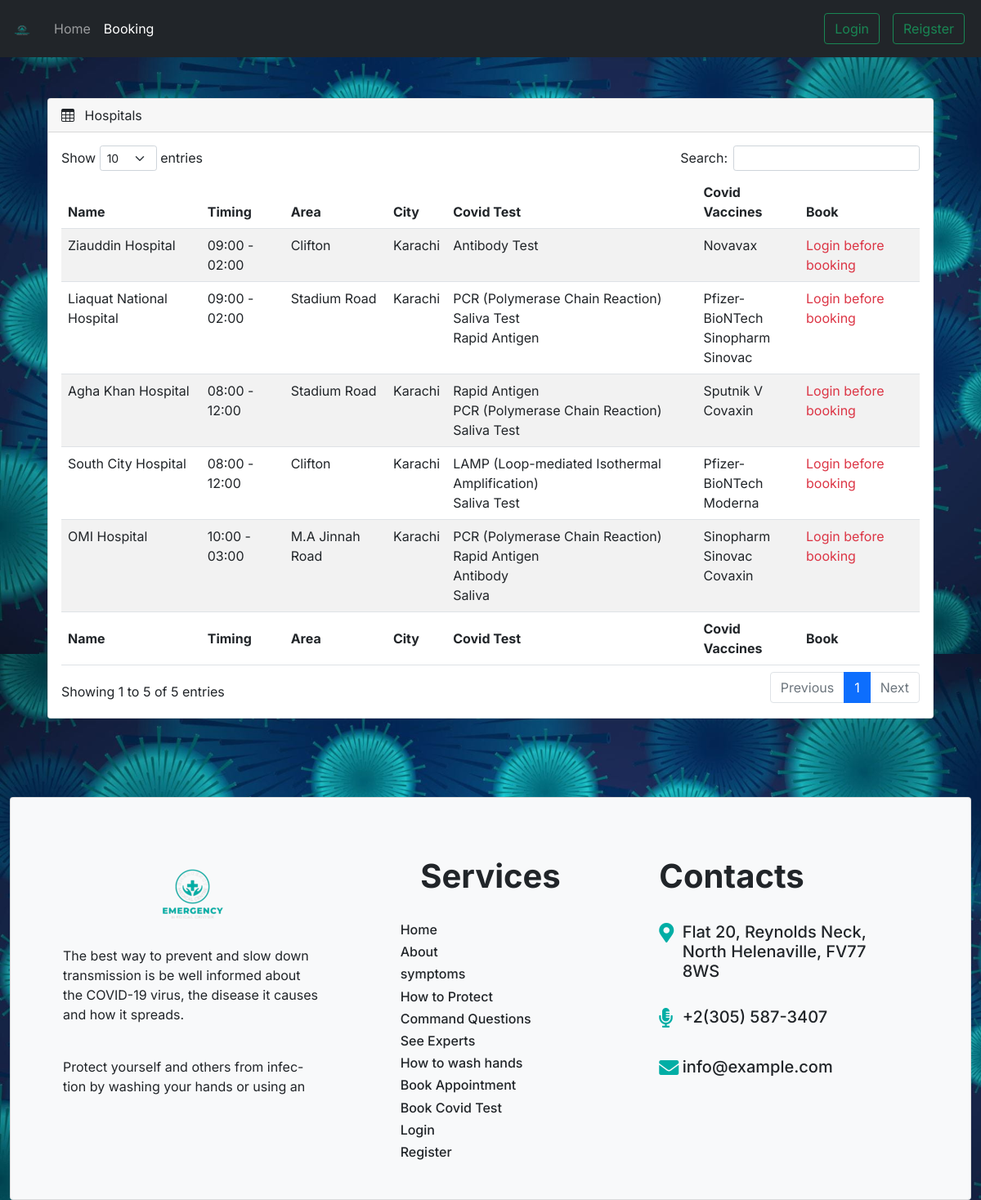
/hospitals/index.php, run on the app's committed database.
### tables this page shows
CREATE TABLE IF NOT EXISTS `hospitals` (
  `hospital_id` int(11) NOT NULL AUTO_INCREMENT,
  `hospital_name` varchar(50) NOT NULL DEFAULT 'No Name Specified',
  `timing` varchar(50) NOT NULL DEFAULT 'No Timing Specified',
  `area` varchar(50) NOT NULL DEFAULT 'No City Specified',
  `city` varchar(50) NOT NULL DEFAULT 'No Area Specified',
  PRIMARY KEY (`hospital_id`)
);

CREATE TABLE IF NOT EXISTS `available_test` (
  `id` int(11) NOT NULL AUTO_INCREMENT,
  `hospital_id` int(11) DEFAULT 0,
  `test_type` varchar(50) DEFAULT NULL,
  PRIMARY KEY (`id`),
  KEY `hospital_id_available_test` (`hospital_id`),
  CONSTRAINT `hospital_id_available_test` FOREIGN KEY (`hospital_id`) REFERENCES `hospitals` (`hospital_id`)
);

CREATE TABLE IF NOT EXISTS `available_vaccine` (
  `id` int(11) NOT NULL AUTO_INCREMENT,
  `hospital_id` int(11) DEFAULT 0,
  `vaccine_type` varchar(50) DEFAULT NULL,
  `vaccine_quantity` int(11) DEFAULT 0,
  `vaccine_color` varchar(50) DEFAULT 'primary',
  PRIMARY KEY (`id`) USING BTREE,
  KEY `hospital_id_available_vaccine` (`hospital_id`) USING BTREE,
  CONSTRAINT `hospital_id_available_vaccine` FOREIGN KEY (`hospital_id`) REFERENCES `hospitals` (`hospital_id`)
);

### hospitals/index.php (the view, shortened to what the rows shown need)
<?php
require('../config.php');
$data = '';
$test  = [];
$vaccine = [];
$connection = mysqli_connect($config['DB_URL'], $config['DB_USERNAME'], $config['DB_PASSWORD'], $config['DB_DATABASE']);
if ($connection) {
    $query = "SELECT * FROM hospitals";
    $query2 = "SELECT *
    FROM hospitals
    LEFT OUTER JOIN available_test ON hospitals.hospital_id = available_test.hospital_id
    LEFT OUTER JOIN available_vaccine ON hospitals.hospital_id = available_vaccine.hospital_id;";
    $result2 = mysqli_query($connection, $query2);
    $total2  = mysqli_num_rows($result2);
    if ($total2 >= 1) {
        while ($row = mysqli_fetch_assoc($result2)) {
            if (!isset($test[$row['hospital_id']])) {
                $test[$row['hospital_id']] = [];
            }
            if (!isset($vaccine[$row['hospital_id']])) {
                $vaccine[$row['hospital_id']] = [];
            }
            if ($row['test_type'] != NULL) {
                if (!isset($test[$row['hospital_id']][$row['test_type']])) {
                    $test[$row['hospital_id']][$row['test_type']] = [];
                    $test[$row['hospital_id']][$row['test_type']] = true;
                    if (!isset($test[$row['hospital_id']]['data'])) {
                        $test[$row['hospital_id']]['data'] = '';
                    }
                    $test[$row['hospital_id']]['data'] .= $row['test_type'] . "<br>";
                }
            }
            if ($row['vaccine_type'] != NULL) {
                if (!isset($vaccine[$row['hospital_id']][$row['vaccine_type']])) {
                    $vaccine[$row['hospital_id']][$row['vaccine_type']] = [];
                    $vaccine[$row['hospital_id']][$row['vaccine_type']] = true;
                    if (!isset($vaccine[$row['hospital_id']]['data'])) {
                        $vaccine[$row['hospital_id']]['data'] = '';
                    }
                    $vaccine[$row['hospital_id']]['data'] .= $row['vaccine_type'] . "<br>";
                }
            }
        }
    }
    $result = mysqli_query($connection, $query);
    $total  = mysqli_num_rows($result);
    if ($total >= 1) {
        while ($row = mysqli_fetch_assoc($result)) {
            $data .= '<tr>
                <td>' . $row['hospital_name'] . '</td>
                <td>' . $row['timing'] . '</td>
                <td>' . $row['area'] . '</td>
                <td>' . $row['city'] . '</td>
                <td>' . ((isset($test[$row['hospital_id']])) ? $test[$row['hospital_id']]['data'] : 'Test type not available') . '</td>
                <td>' . ((isset($vaccine[$row['hospital_id']])) ? $vaccine[$row['hospital_id']]['data'] : 'Vaccine type not available') . '</td>
                <td>';
            if (isset($_SESSION['isloggedin'])) {
                if ($_SESSION['Verified']) {
                    $data .= '<form method="post">
                    <div class="d-grid gap-2">
                        <input type="text" class="d-none" name="id" value="' . $row['hospital_id'] . '">
                        <input type="submit" value="Appointment" class="btn btn-outline-danger" name="Appointment">
                    </div>
                </form>
                <form method="post">
                    <div class="d-grid gap-2">
                        <input type="text" class="d-none" name="id" value="' . $row['hospital_id'] . '">
                        <input type="submit" value="Test" class="btn btn-outline-primary" name="Test">
                    </div>
                </form>
                <form method="post">
                    <div class="d-grid gap-2">
                        <input type="text" class="d-none" name="id" value="' . $row['hospital_id'] . '">
                        <input type="submit" value="Vaccination" class="btn btn-outline-success" name="Vaccination">
                    </div>
                </form>';
                } else {
                    $data .= '<span class="text-danger">verify before booking</span>';
                }
            } else {
                $data .= '<span class="text-danger">Login before booking</span>';
            }
            $data .= '</td>
            </tr>';
        }
    }
}
?>
<!DOCTYPE html>
<html lang="en">
<head>
    <link href="https://cdn.jsdelivr.net/npm/bootstrap@5.1.3/dist/css/bootstrap.min.css" rel="stylesheet">
    <link rel="stylesheet" href="https://use.fontawesome.com/releases/v5.2.0/css/all.css" />
    <link rel="stylesheet" href="<?php echo $config['URL'] ?>/assets/css/global.css">
    <link rel="stylesheet" href="https://cdn.jsdelivr.net/npm/bootstrap-icons@1.4.1/font/bootstrap-icons.css" />
    <link rel="stylesheet" href="<?php echo $config['URL'] ?>/vendor/data_tables/dataTables.bootstrap5.min.css">
    <link rel="stylesheet" href="<?php echo $config['URL'] ?>/assets/css/dash.css">
</head>
<?php
if ($config['STATIC_BACKGROUND']) {
?>
    <body style="background-color: <?php echo $config['THEME_COLOR'] ?>;">
    <?php
} else {
    ?>
        <body background="<?php echo $config['URL'] ?>/assets/image/pics/background.jpg">
        <?php
    }
        ?>
        <br>
        <br>
        <br>
        <div class="container mt-5">
            <div class="card ms-3 me-3">
                <div class="card-body">
                    <div class="table-responsive ">
                        <table id="example" class="table  table-striped data-table" style="width: 100%">
                            <thead>
                                <tr>
                                    <th>Name</th>
                                    <th>Timing</th>
                                    <th>Area</th>
                                    <th>City</th>
                                    <th>Covid Test</th>
                                    <th>Covid Vaccines</th>
                                    <th>Book</th>
                                </tr>
                            </thead>
                            <tbody>
                                <?php
                                echo $data;
                                ?>
                            </tbody>
                            <tfoot>
                                <tr>
                                    <th>Name</th>
                                    <th>Timing</th>
                                    <th>Area</th>
                                    <th>City</th>
                                    <th>Covid Test</th>
                                    <th>Covid Vaccines</th>
                                    <th>Book</th>
                                </tr>
                            </tfoot>
                        </table>
                    </div>
                </div>
            </div>
        </div>
        <br>
        <br>
        <div class="container-fluid mt-4">
            <div class="card p-3 bg-light  mt-5">
                <div class="row row-cols-1 row-cols-md-3 pt-3 m-4 gx-5">
                    <div class="col mt-3">
                        <div class="row">
                            <h1 class="text-center"><b>Services</b></h1>
                        </div>
                        <br>
                    </div>
                    <div class="col mt-3">
                        <h1><b>Contacts</b></h1>
                        <br>
                        <br>
                        <br>
                    </div>
                </div>
            </div>
        </div>
        </body>
</html>

### data on the page
hospitals: hospital_name "Ziauddin Hospital", timing "09:00 - 02:00", area "Clifton", city "Karachi"
available_test: test_type "Antibody Test"
available_vaccine: vaccine_type "Novavax"
hospitals: hospital_name "Liaquat National Hospital", timing "09:00 - 02:00", area "Stadium Road", city "Karachi"
available_test: test_type "PCR (Polymerase Chain Reaction)"
available_test: test_type "Saliva Test"
available_test: test_type "Rapid Antigen"
available_vaccine: vaccine_type "Pfizer-BioNTech"
available_vaccine: vaccine_type "Sinopharm"
available_vaccine: vaccine_type "Sinovac"
hospitals: hospital_name "Agha Khan Hospital", timing "08:00 - 12:00", area "Stadium Road", city "Karachi"
available_test: test_type "Rapid Antigen"
available_test: test_type "PCR (Polymerase Chain Reaction)"
available_test: test_type "Saliva Test"
available_vaccine: vaccine_type "Sputnik V"
available_vaccine: vaccine_type "Covaxin"
hospitals: hospital_name "South City Hospital", timing "08:00 - 12:00", area "Clifton", city "Karachi"
available_test: test_type "LAMP (Loop-mediated Isothermal Amplification)"
available_test: test_type "Saliva Test"
available_vaccine: vaccine_type "Pfizer-BioNTech"
available_vaccine: vaccine_type "Moderna"
hospitals: hospital_name "OMI Hospital", timing "10:00 - 03:00", area "M.A Jinnah Road", city "Karachi"
available_test: test_type "PCR (Polymerase Chain Reaction)"
available_test: test_type "Rapid Antigen"
available_test: test_type "Antibody"
available_test: test_type "Saliva"
available_vaccine: vaccine_type "Sinopharm"
available_vaccine: vaccine_type "Sinovac"
available_vaccine: vaccine_type "Covaxin"
